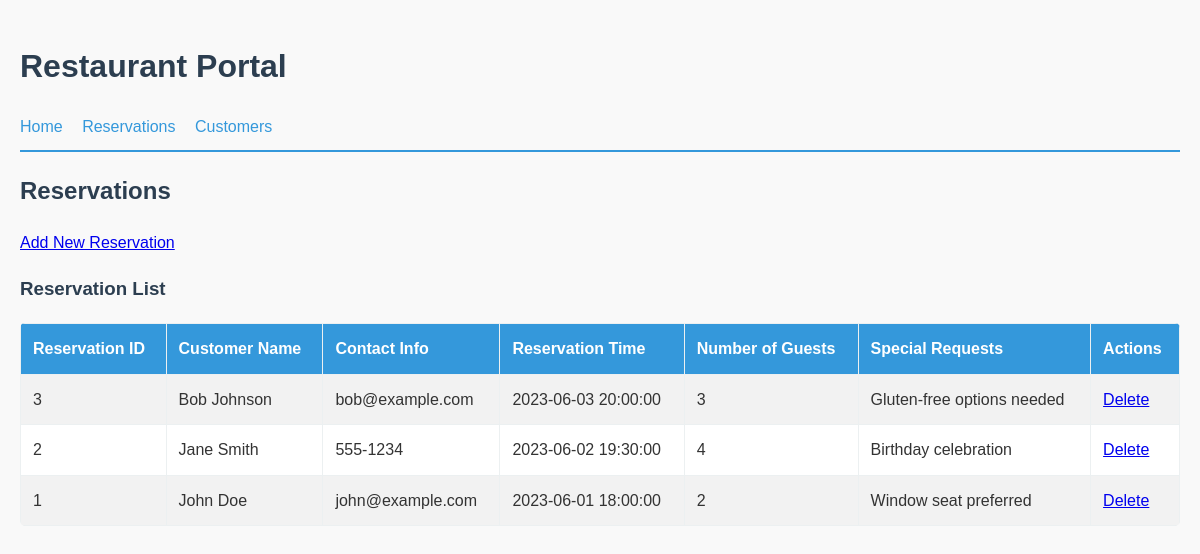
The app's page /index.php?action=reservations with its own data.
### tables this page shows
CREATE TABLE Reservations (
    reservationId INT NOT NULL UNIQUE AUTO_INCREMENT,
    customerId INT NOT NULL,
    reservationTime DATETIME NOT NULL,
    numberOfGuests INT NOT NULL,
    specialRequests VARCHAR(200),
    PRIMARY KEY (reservationId),
    FOREIGN KEY (customerId) REFERENCES Customers(customerId)
);

CREATE TABLE Customers (
    customerId INT NOT NULL UNIQUE AUTO_INCREMENT,
    customerName VARCHAR(45) NOT NULL,
    contactInfo VARCHAR(200),
    PRIMARY KEY (customerId)
);

### RestaurantDatabase.php (called while the page is built, shortened)
<?php
class RestaurantDatabase {
    private $host = "localhost";
    private $port = "3306";
    private $database = "restaurant_reservations";
    private $user = "root";
    private $password = "password";
    private $connection;
    private function connect() {
        $this->connection = new mysqli($this->host, $this->user, $this->password, $this->database, $this->port);
    }
    public function getAllReservationsWithCustomers() {
        $query = "SELECT r.reservationId, r.reservationTime, r.numberOfGuests, r.specialRequests,
                         c.customerId, c.customerName, c.contactInfo
                  FROM Reservations r
                  JOIN Customers c ON r.customerId = c.customerId
                  ORDER BY r.reservationTime DESC";
        $result = $this->connection->query($query);
        return $result->fetch_all(MYSQLI_ASSOC);
    }
}
?>

### index.php (the view, shortened to what this page needs)
<?php
require_once 'RestaurantDatabase.php';
class RestaurantPortal {
    private $db;
    public function __construct() {
        $this->db = new RestaurantDatabase();
    }
    public function handleRequest() {
        $action = $_GET['action'] ?? 'home';
        $this->outputHeader();
        switch ($action) {
            case 'reservations':
                $this->reservationsPage();
                break;
        }
        $this->outputFooter();
    }
    private function outputHeader() {
        echo <<<HTML
        <!DOCTYPE html>
        <html lang="en">
        <head>
        </head>
        <body>
            <h1>Restaurant Portal</h1>
            <nav>
                <a href="index.php">Home</a>
                <a href="index.php?action=reservations">Reservations</a>
                <a href="index.php?action=customers">Customers</a>
            </nav>
        HTML;
    }
    private function outputFooter() {
        echo <<<HTML
        </body>
        </html>
        HTML;
    }
    private function reservationsPage() {
        echo "<h2>Reservations</h2>";
        echo "<a href='index.php?action=addReservation'>Add New Reservation</a>";
        echo "<h3>Reservation List</h3>";
        $this->viewReservations();
    }
    private function viewReservations() {
        $reservations = $this->db->getAllReservationsWithCustomers();
        if (empty($reservations)) {
            echo "<p>No reservations found.</p>";
        } else {
            echo "<table>";
            echo "<tr><th>Reservation ID</th><th>Customer Name</th><th>Contact Info</th><th>Reservation Time</th><th>Number of Guests</th><th>Special Requests</th><th>Actions</th></tr>";
            foreach ($reservations as $reservation) {
                echo "<tr>";
                echo "<td>" . htmlspecialchars($reservation['reservationId']) . "</td>";
                echo "<td>" . htmlspecialchars($reservation['customerName']) . "</td>";
                echo "<td>" . htmlspecialchars($reservation['contactInfo']) . "</td>";
                echo "<td>" . htmlspecialchars($reservation['reservationTime']) . "</td>";
                echo "<td>" . htmlspecialchars($reservation['numberOfGuests']) . "</td>";
                echo "<td>" . htmlspecialchars($reservation['specialRequests']) . "</td>";
                echo "<td>
                    <a href='index.php?action=reservations&delete=" . $reservation['reservationId'] . "' onclick='return confirm(\"Are you sure you want to delete this reservation?\");'>Delete</a>
                </td>";
                echo "</tr>";
            }
            echo "</table>";
        }
    }
}
$portal = new RestaurantPortal();
$portal->handleRequest();
?>

### records on screen
reservations: reservationId "3", customerId.customerName "Bob Johnson", customerId.contactInfo "bob@example.com", reservationTime "2023-06-03 20:00:00", numberOfGuests "3", specialRequests "Gluten-free options needed"
reservations: reservationId "2", customerId.customerName "Jane Smith", customerId.contactInfo "555-1234", reservationTime "2023-06-02 19:30:00", numberOfGuests "4", specialRequests "Birthday celebration"
reservations: reservationId "1", customerId.customerName "John Doe", customerId.contactInfo "john@example.com", reservationTime "2023-06-01 18:00:00", numberOfGuests "2", specialRequests "Window seat preferred"
